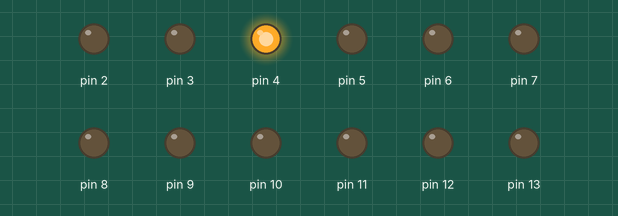
Simulated run of this sketch. Board: Arduino Uno, built with avr-gcc and run on an emulated ATmega328P. On the bench: output pins drawn as LEDs (lit = HIGH).

Above: at 0.05 s.
At 5.45 s:
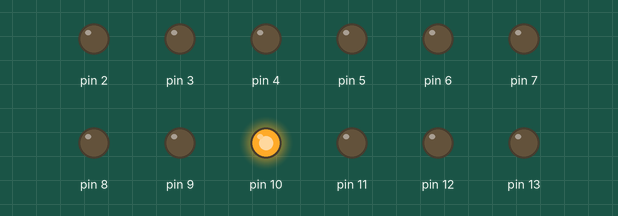
At 10.8 s:
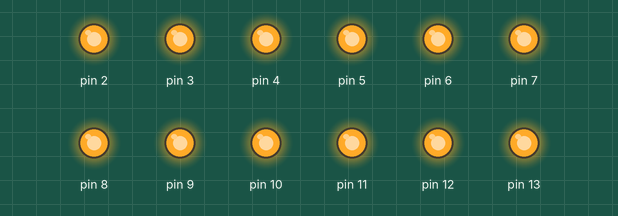
At 19.95 s:
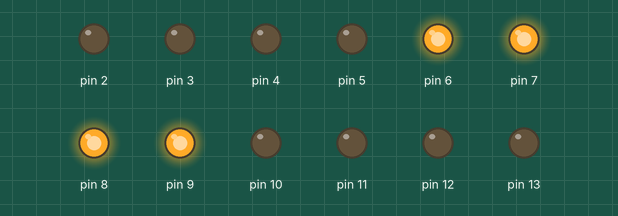
At 29.85 s:
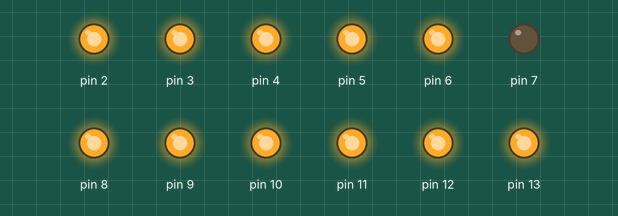
At 39.85 s:
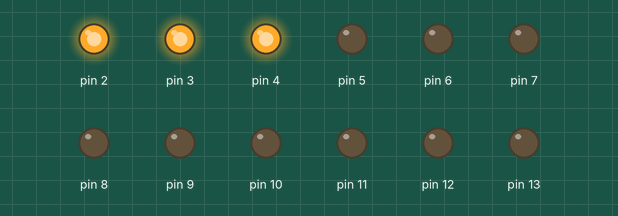
Timing chart, 0 to 40.0 s (numbered marks = the images above):
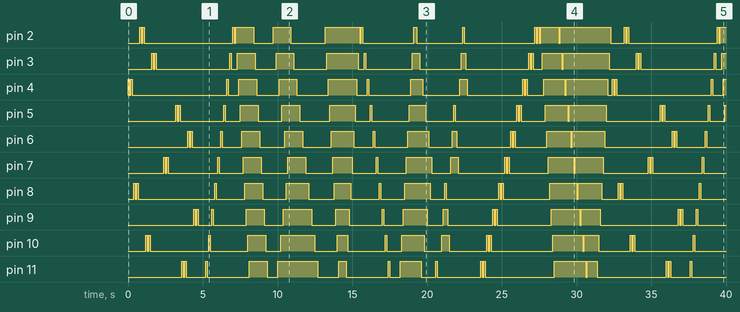

Measured:
- by itself, pin 2: LOW → HIGH at 0.80 s, → LOW 0.10 s later, → HIGH 0.10 s later, → LOW 0.10 s later, … (33 changes in this stretch)
- by itself, pin 3: LOW → HIGH at 1.6 s, → LOW 0.10 s later, → HIGH 0.10 s later, → LOW 0.10 s later, … (33 changes in this stretch)
- by itself, pin 4: LOW → HIGH at 0.00 s, → LOW 0.10 s later, → HIGH 0.10 s later, → LOW 0.10 s later, … (33 changes in this stretch)
- by itself, pin 5: LOW → HIGH at 3.2 s, → LOW 0.10 s later, → HIGH 0.10 s later, → LOW 0.10 s later, … (33 changes in this stretch)
- by itself, pin 6: LOW → HIGH at 4.0 s, → LOW 0.10 s later, → HIGH 0.10 s later, → LOW 0.10 s later, … (32 changes in this stretch)
- by itself, pin 7: LOW → HIGH at 2.4 s, → LOW 0.10 s later, → HIGH 0.10 s later, → LOW 0.10 s later, … (32 changes in this stretch)
- by itself, pin 8: LOW → HIGH at 0.40 s, → LOW 0.10 s later, → HIGH 0.10 s later, → LOW 0.10 s later, … (32 changes in this stretch)
- by itself, pin 9: LOW → HIGH at 4.4 s, → LOW 0.10 s later, → HIGH 0.10 s later, → LOW 0.10 s later, … (32 changes in this stretch)

The sketch:

sketch_apr19a.ino
```cpp
void setup(){
pinMode(2, OUTPUT);
pinMode(3, OUTPUT);
pinMode(4, OUTPUT);
pinMode(5, OUTPUT);
pinMode(6, OUTPUT);
pinMode(7, OUTPUT);
pinMode(8, OUTPUT);
pinMode(9, OUTPUT);
pinMode(10, OUTPUT);
pinMode(11, OUTPUT);
pinMode(12, OUTPUT);
pinMode(13, OUTPUT);
}

void loop(){


digitalWrite(4, HIGH);
delay(100);
digitalWrite(4, LOW);
delay(100);
digitalWrite(4, HIGH);
delay(100);
digitalWrite(4, LOW);
delay(100);
digitalWrite(8, HIGH);
delay(100);
digitalWrite(8, LOW);
delay(100);
digitalWrite(8, HIGH);
delay(100);
digitalWrite(8, LOW);
delay(100);
digitalWrite(2, HIGH);
delay(100);
digitalWrite(2, LOW);
delay(100);
digitalWrite(2, HIGH);
delay(100);
digitalWrite(2, LOW);
delay(100);
digitalWrite(10, HIGH);
delay(100);
digitalWrite(10, LOW);
delay(100);
digitalWrite(10, HIGH);
delay(100);
digitalWrite(10, LOW);
delay(100);
digitalWrite(3, HIGH);
delay(100);
digitalWrite(3, LOW);
delay(100);
digitalWrite(3, HIGH);
delay(100);
digitalWrite(3, LOW);
delay(100);
digitalWrite(13, HIGH);
delay(100);
digitalWrite(13, LOW);
delay(100);
digitalWrite(13, HIGH);
delay(100);
digitalWrite(13, LOW);
delay(100);
digitalWrite(7, HIGH);
delay(100);
digitalWrite(7, LOW);
delay(100);
digitalWrite(7, HIGH);
delay(100);
digitalWrite(7, LOW);
delay(100);
digitalWrite(12, HIGH);
delay(100);
digitalWrite(12, LOW);
delay(100);
digitalWrite(12, HIGH);
delay(100);
digitalWrite(12, LOW);
delay(100);
digitalWrite(5, HIGH);
delay(100);
digitalWrite(5, LOW);
delay(100);
digitalWrite(5, HIGH);
delay(100);
digitalWrite(5, LOW);
delay(100);
digitalWrite(11, HIGH);
delay(100);
digitalWrite(11, LOW);
delay(100);
digitalWrite(11, HIGH);
delay(100);
digitalWrite(11, LOW);
delay(100);
digitalWrite(6, HIGH);
delay(100);
digitalWrite(6, LOW);
delay(100);
digitalWrite(6, HIGH);
delay(100);
digitalWrite(6, LOW);
delay(100);
digitalWrite(9, HIGH);
delay(100);
digitalWrite(9, LOW);
delay(100);
digitalWrite(9, HIGH);
delay(100);
digitalWrite(9, LOW);
delay(100);

digitalWrite(13, HIGH);
delay(100);
digitalWrite(13, LOW);
delay(100);
digitalWrite(12, HIGH);
delay(100);
digitalWrite(12, LOW);
delay(100);
digitalWrite(11, HIGH);
delay(100);
digitalWrite(11, LOW);
delay(100);
digitalWrite(10, HIGH);
delay(100);
digitalWrite(10, LOW);
delay(100);
digitalWrite(9, HIGH);
delay(100);
digitalWrite(9, LOW);
delay(100);
digitalWrite(8, HIGH);
delay(100);
digitalWrite(8, LOW);
delay(100);
digitalWrite(7, HIGH);
delay(100);
digitalWrite(7, LOW);
delay(100);
digitalWrite(6, HIGH);
delay(100);
digitalWrite(6, LOW);
delay(100);
digitalWrite(5, HIGH);
delay(100);
digitalWrite(5, LOW);
delay(100);
digitalWrite(4, HIGH);
delay(100);
digitalWrite(4, LOW);
delay(100);
digitalWrite(3, HIGH);
delay(100);
digitalWrite(3, LOW);
delay(100);
digitalWrite(2, HIGH);
delay(100);
digitalWrite(2, LOW);
delay(100);

digitalWrite(2, HIGH);
delay(100);
digitalWrite(3, HIGH);
delay(100);
digitalWrite(4, HIGH);
delay(100);
digitalWrite(5, HIGH);
delay(100);
digitalWrite(6, HIGH);
delay(100);
digitalWrite(7, HIGH);
delay(100);
digitalWrite(8, HIGH);
delay(100);
digitalWrite(9, HIGH);
delay(100);
digitalWrite(10, HIGH);
delay(100);
digitalWrite(11, HIGH);
delay(100);
digitalWrite(12, HIGH);
delay(100);
digitalWrite(13, HIGH);
delay(100);

digitalWrite(2,LOW);
delay(100);
digitalWrite(3,LOW);
delay(100);
digitalWrite(4,LOW);
delay(100);
digitalWrite(5,LOW);
delay(100);
digitalWrite(6,LOW);
delay(100);
digitalWrite(7,LOW);
delay(100);
digitalWrite(8,LOW);
delay(100);
digitalWrite(9,LOW);
delay(100);
digitalWrite(10,LOW);
delay(100);
digitalWrite(11,LOW);
delay(100);
digitalWrite(12,LOW);
delay(100);
digitalWrite(13,LOW);
delay(100);

digitalWrite(13,HIGH);
delay(100);
digitalWrite(2,HIGH);
delay(100);
digitalWrite(12,HIGH);
delay(100);
digitalWrite(3,HIGH);
delay(100);
digitalWrite(11,HIGH);
delay(100);
digitalWrite(4,HIGH);
delay(100);
digitalWrite(10,HIGH);
delay(100);
digitalWrite(5,HIGH);
delay(100);
digitalWrite(9,HIGH);
delay(100);
digitalWrite(6,HIGH);
delay(100);
digitalWrite(8,HIGH);
delay(100);
digitalWrite(7,HIGH);
delay(100);

digitalWrite(2, HIGH);
delay(100);
digitalWrite(2, LOW);
delay(100);
digitalWrite(3, HIGH);
delay(100);
digitalWrite(3, LOW);
delay(100);
digitalWrite(4, HIGH);
delay(100);
digitalWrite(4, LOW);
delay(100);
digitalWrite(5, HIGH);
delay(100);
digitalWrite(5, LOW);
delay(100);
digitalWrite(6, HIGH);
delay(100);
digitalWrite(6, LOW);
delay(100);
digitalWrite(7, HIGH);
delay(100);
digitalWrite(7, LOW);
delay(100);
digitalWrite(8, HIGH);
delay(100);
digitalWrite(8, LOW);
delay(100);
digitalWrite(9, HIGH);
delay(100);
digitalWrite(9, LOW);
delay(100);
digitalWrite(10, HIGH);
delay(100);
digitalWrite(10, LOW);
delay(100);
digitalWrite(11, HIGH);
delay(100);
digitalWrite(11, LOW);
delay(100);
digitalWrite(12, HIGH);
delay(100);
digitalWrite(12, LOW);
delay(100);
digitalWrite(13, HIGH);
delay(100);
digitalWrite(13, LOW);
delay(100);

digitalWrite(2, HIGH);
delay(100);
digitalWrite(3, HIGH);
delay(100);
digitalWrite(4, HIGH);
delay(100);
digitalWrite(5, HIGH);
delay(100);
digitalWrite(6, HIGH);
delay(100);
digitalWrite(7, HIGH);
delay(100);
digitalWrite(8, HIGH);
delay(100);
digitalWrite(9, HIGH);
delay(100);
digitalWrite(10, HIGH);
delay(100);
digitalWrite(11, HIGH);
delay(100);
digitalWrite(12, HIGH);
delay(100);
digitalWrite(13, HIGH);
delay(100);

digitalWrite(13,LOW);
delay(100);
digitalWrite(12,LOW);
delay(100);
digitalWrite(11,LOW);
delay(100);
digitalWrite(10,LOW);
delay(100);
digitalWrite(9,LOW);
delay(100);
digitalWrite(8,LOW);
delay(100);
digitalWrite(7,LOW);
delay(100);
digitalWrite(6,LOW);
delay(100);
digitalWrite(5,LOW);
delay(100);
digitalWrite(4,LOW);
delay(100);
digitalWrite(3,LOW);
delay(100);
digitalWrite(2,LOW);
delay(100);

digitalWrite(2, HIGH);
delay(100);
digitalWrite(2, LOW);
delay(100);
digitalWrite(3, HIGH);
delay(100);
digitalWrite(3, LOW);
delay(100);
digitalWrite(4, HIGH);
delay(100);
digitalWrite(4, LOW);
delay(100);
digitalWrite(5, HIGH);
delay(100);
digitalWrite(5, LOW);
delay(100);
digitalWrite(6, HIGH);
delay(100);
digitalWrite(6, LOW);
delay(100);
digitalWrite(7, HIGH);
delay(100);
digitalWrite(7, LOW);
delay(100);
digitalWrite(8, HIGH);
delay(100);
digitalWrite(8, LOW);
delay(100);
digitalWrite(9, HIGH);
delay(100);
digitalWrite(9, LOW);
delay(100);
digitalWrite(10, HIGH);
delay(100);
digitalWrite(10, LOW);
delay(100);
digitalWrite(11, HIGH);
delay(100);
digitalWrite(11, LOW);
delay(100);
digitalWrite(12, HIGH);
delay(100);
digitalWrite(12, LOW);
delay(100);
digitalWrite(13, HIGH);
delay(100);
digitalWrite(13, LOW);
delay(100);

digitalWrite(13, HIGH);
delay(100);
digitalWrite(12, HIGH);
delay(100);
digitalWrite(11, HIGH);
delay(100);
digitalWrite(10, HIGH);
delay(100);
digitalWrite(9, HIGH);
delay(100);
digitalWrite(8, HIGH);
delay(100);
digitalWrite(7, HIGH);
delay(100);
digitalWrite(6, HIGH);
delay(100);
digitalWrite(5, HIGH);
delay(100);
digitalWrite(4, HIGH);
delay(100);
digitalWrite(3, HIGH);
delay(100);
digitalWrite(2, HIGH);
delay(100);

digitalWrite(13,LOW);
delay(100);
digitalWrite(2,LOW);
delay(100);
digitalWrite(12,LOW);
delay(100);
digitalWrite(3,LOW);
delay(100);
digitalWrite(11,LOW);
delay(100);
digitalWrite(4,LOW);
delay(100);
digitalWrite(10,LOW);
delay(100);
digitalWrite(5,LOW);
delay(100);
digitalWrite(9,LOW);
delay(100);
digitalWrite(6,LOW);
delay(100);
digitalWrite(8,LOW);
delay(100);
digitalWrite(7,LOW);
delay(100);

digitalWrite(13, HIGH);
delay(100);
digitalWrite(12, HIGH);
delay(100);
digitalWrite(11, HIGH);
delay(100);

digitalWrite(11,LOW);
delay(100);
digitalWrite(12,LOW);
delay(100);
digitalWrite(13,LOW);
delay(100);

digitalWrite(10, HIGH);
delay(100);
digitalWrite(9, HIGH);
delay(100);
digitalWrite(8, HIGH);
delay(100);

digitalWrite(8,LOW);
delay(100);
digitalWrite(9,LOW);
delay(100);
digitalWrite(10,LOW);
delay(100);

digitalWrite(7, HIGH);
delay(100);
digitalWrite(6, HIGH);
delay(100);
digitalWrite(5, HIGH);
delay(100);

digitalWrite(5,LOW);
delay(100);
digitalWrite(6,LOW);
delay(100);
digitalWrite(7,LOW);
delay(100);

digitalWrite(4, HIGH);
delay(100);
digitalWrite(3, HIGH);
delay(100);
digitalWrite(2, HIGH);
delay(100);

digitalWrite(2,LOW);
delay(100);
digitalWrite(3,LOW);
delay(100);
digitalWrite(4,LOW);
delay(100);

digitalWrite(13, HIGH);
delay(100);
digitalWrite(13, LOW);
delay(100);
digitalWrite(13, HIGH);
delay(100);
digitalWrite(13, LOW);
delay(100);
digitalWrite(12, HIGH);
delay(100);
digitalWrite(12, LOW);
delay(100);
digitalWrite(12, HIGH);
delay(100);
digitalWrite(12, LOW);
delay(100);
digitalWrite(11, HIGH);
delay(100);
digitalWrite(11, LOW);
delay(100);
digitalWrite(11, HIGH);
delay(100);
digitalWrite(11, LOW);
delay(100);
digitalWrite(10, HIGH);
delay(100);
digitalWrite(10, LOW);
delay(100);
digitalWrite(10, HIGH);
delay(100);
digitalWrite(10, LOW);
delay(100);
digitalWrite(9, HIGH);
delay(100);
digitalWrite(9, LOW);
delay(100);
digitalWrite(9, HIGH);
delay(100);
digitalWrite(9, LOW);
delay(100);
digitalWrite(8, HIGH);
delay(100);
digitalWrite(8, LOW);
delay(100);
digitalWrite(8, HIGH);
delay(100);
digitalWrite(8, LOW);
delay(100);
digitalWrite(7, HIGH);
delay(100);
digitalWrite(7, LOW);
delay(100);
digitalWrite(7, HIGH);
delay(100);
digitalWrite(7, LOW);
delay(100);
digitalWrite(6, HIGH);
delay(100);
digitalWrite(6, LOW);
delay(100);
digitalWrite(6, HIGH);
delay(100);
digitalWrite(6, LOW);
delay(100);
digitalWrite(5, HIGH);
delay(100);
digitalWrite(5, LOW);
delay(100);
digitalWrite(5, HIGH);
delay(100);
digitalWrite(5, LOW);
delay(100);
digitalWrite(4, HIGH);
delay(100);
digitalWrite(4, LOW);
delay(100);
digitalWrite(4, HIGH);
delay(100);
digitalWrite(4, LOW);
delay(100);
digitalWrite(3, HIGH);
delay(100);
digitalWrite(3, LOW);
delay(100);
digitalWrite(3, HIGH);
delay(100);
digitalWrite(3, LOW);
delay(100);
digitalWrite(2, HIGH);
delay(100);
digitalWrite(2, LOW);
delay(100);
digitalWrite(2, HIGH);
delay(100);
digitalWrite(2, LOW);
delay(100);

digitalWrite(2, HIGH);
delay(100);
digitalWrite(3, HIGH);
delay(100);
digitalWrite(4, HIGH);
delay(100);
digitalWrite(5, HIGH);
delay(100);
digitalWrite(6, HIGH);
delay(100);
digitalWrite(7, HIGH);
delay(100);
digitalWrite(8, HIGH);
delay(100);
digitalWrite(9, HIGH);
delay(100);
digitalWrite(10, HIGH);
delay(100);
digitalWrite(11, HIGH);
delay(100);
digitalWrite(12, HIGH);
delay(100);
digitalWrite(13, HIGH);
delay(100);

digitalWrite(2, LOW);
delay(100);
digitalWrite(2, HIGH);
delay(100);
digitalWrite(3, LOW);
delay(100);
digitalWrite(3, HIGH);
delay(100);
digitalWrite(4, LOW);
delay(100);
digitalWrite(4, HIGH);
delay(100);
digitalWrite(5, LOW);
delay(100);
digitalWrite(5, HIGH);
delay(100);
digitalWrite(6, LOW);
delay(100);
digitalWrite(6, HIGH);
delay(100);
digitalWrite(7, LOW);
delay(100);
digitalWrite(7, HIGH);
delay(100);
digitalWrite(8, LOW);
delay(100);
digitalWrite(8, HIGH);
delay(100);
digitalWrite(9, LOW);
delay(100);
digitalWrite(9, HIGH);
delay(100);
digitalWrite(10, LOW);
delay(100);
digitalWrite(10, HIGH);
delay(100);
digitalWrite(11, LOW);
delay(100);
digitalWrite(11, HIGH);
delay(100);
digitalWrite(12, LOW);
delay(100);
digitalWrite(12, HIGH);
delay(100);
digitalWrite(13, LOW);
delay(100);
digitalWrite(13, HIGH);
delay(100);

digitalWrite(13,LOW);
delay(100);
digitalWrite(12,LOW);
delay(100);
digitalWrite(11,LOW);
delay(100);
digitalWrite(10,LOW);
delay(100);
digitalWrite(9,LOW);
delay(100);
digitalWrite(8,LOW);
delay(100);
digitalWrite(7,LOW);
delay(100);
digitalWrite(6,LOW);
delay(100);
digitalWrite(5,LOW);
delay(100);
digitalWrite(4,LOW);
delay(100);
digitalWrite(3,LOW);
delay(100);
digitalWrite(2,LOW);
delay(100);
}
//---------------------------------------------------------------------\n// Program: dual_chaser\n//\n// Description: 12 LED dual chaser. One led moves from left to right\n// while the second LED moves from right to left.\n// LEDs and series resistors connected to pins 2 to 13.\n//\n// Date: 8 April 2016 Author: W.A. Smith\n// http://startingelectronics.org\n//---------------------------------------------------------------------\n\n// change speed of display here\n#define SPEED_MS 100\n\nvoid setup() {\n // set up pins 2 to 13 as outputs\n for (int i = 2; i <= 13; i++) {\n pinMode(i, OUTPUT);\n }\n}\n\nuint16_t chase2 = 13; // keeps track of second LED movement\n\nvoid loop() {\n // move first LED from left to right and second from right to left\n for (int i = 2; i < 13; i++) {\n allLEDsOff();\n digitalWrite(i, HIGH); // chaser 1\n digitalWrite(chase2, HIGH); // chaser 2\n chase2--;\n // stop LEDs from appearing to stand still in the middle\n if (chase2 != 7) {\n delay(SPEED_MS);\n }\n }\n\n // move first LED from right to left and second LED from left to right\n for (int i = 13; i > 2; i--) {\n allLEDsOff();\n digitalWrite(i, HIGH); // chaser 1\n digitalWrite(chase2, HIGH); // chaser 2\n chase2++;\n // stop LEDs from appearing to stand still in the middle\n if (chase2 != 8) {\n delay(SPEED_MS);\n }\n }\n}\n\n// function to switch all LEDs off\nvoid allLEDsOff(void)\n{\n for (int i = 2; i <= 13; i++) {\n digitalWrite(i, LOW);\n }\n}\n
int delayTime = 0; //this is our initial time delay. We will change it by turning the rotory shaft of the pot.void setup()\n{\n //declare D2 - D11 as outputs\n pinMode(2, OUTPUT);\n pinMode(3, OUTPUT); \n pinMode(4, OUTPUT);\n pinMode(5, OUTPUT);\n pinMode(6, OUTPUT);\n pinMode(7, OUTPUT);\n pinMode(8, OUTPUT); \n pinMode(9, OUTPUT);\n pinMode(10, OUTPUT);\n pinMode(11, OUTPUT);\n}\nvoid loop() \n//the loop will repeat over and over again\n{\n delayTime = analogRead(0); \n //We are now setting our delayTIme from 0 to the number being read on A0 which is the position of the rotory shaft on the pot.\n digitalWrite(2, HIGH); delay(delayTime);\n digitalWrite(2, LOW); delay(delayTime);\n digitalWrite(3, HIGH); delay(delayTime);\n digitalWrite(3, LOW); delay(delayTime);\n digitalWrite(4, HIGH); delay(delayTime);\n digitalWrite(4, LOW); delay(delayTime);\n digitalWrite(5, HIGH); delay(delayTime);\n digitalWrite(5, LOW); delay(delayTime);\n digitalWrite(6, HIGH); delay(delayTime);\n digitalWrite(6, LOW); delay(delayTime);\n digitalWrite(7, HIGH); delay(delayTime);\n digitalWrite(7, LOW); delay(delayTime);\n digitalWrite(8, HIGH); delay(delayTime);\n digitalWrite(8, LOW); delay(delayTime);\n digitalWrite(9, HIGH); delay(delayTime);\n digitalWrite(9, LOW); delay(delayTime);\n digitalWrite(10, HIGH); delay(delayTime);\n digitalWrite(10, LOW); delay(delayTime);\n digitalWrite(11, HIGH); delay(delayTime);\n digitalWrite(11, LOW); delay(delayTime); \n}
```
